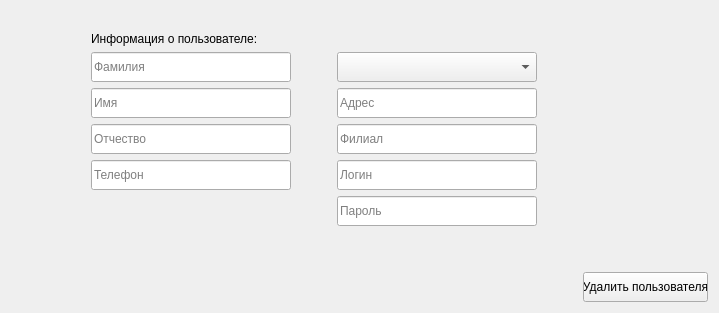
<?xml version="1.0" encoding="UTF-8"?>
<ui version="4.0">
 <class>ChangeUserDataWidget</class>
 <widget class="QWidget" name="ChangeUserDataWidget">
  <property name="geometry">
   <rect>
    <x>0</x>
    <y>0</y>
    <width>719</width>
    <height>313</height>
   </rect>
  </property>
  <property name="windowTitle">
   <string>Form</string>
  </property>
  <layout class="QHBoxLayout" name="horizontalLayout">
   <item>
    <layout class="QGridLayout" name="gridLayout_2">
     <item row="3" column="1">
      <widget class="QLineEdit" name="FirstName">
       <property name="sizePolicy">
        <sizepolicy hsizetype="Expanding" vsizetype="Minimum">
         <horstretch>0</horstretch>
         <verstretch>0</verstretch>
        </sizepolicy>
       </property>
       <property name="minimumSize">
        <size>
         <width>0</width>
         <height>30</height>
        </size>
       </property>
       <property name="placeholderText">
        <string>Имя</string>
       </property>
      </widget>
     </item>
     <item row="5" column="3">
      <widget class="QLineEdit" name="LoginLine">
       <property name="minimumSize">
        <size>
         <width>0</width>
         <height>30</height>
        </size>
       </property>
       <property name="placeholderText">
        <string>Логин</string>
       </property>
      </widget>
     </item>
     <item row="3" column="2">
      <spacer name="horizontalSpacer_2">
       <property name="orientation">
        <enum>Qt::Horizontal</enum>
       </property>
       <property name="sizeType">
        <enum>QSizePolicy::Minimum</enum>
       </property>
       <property name="sizeHint" stdset="0">
        <size>
         <width>40</width>
         <height>20</height>
        </size>
       </property>
      </spacer>
     </item>
     <item row="2" column="1">
      <widget class="QLineEdit" name="LastName">
       <property name="sizePolicy">
        <sizepolicy hsizetype="Expanding" vsizetype="Minimum">
         <horstretch>0</horstretch>
         <verstretch>0</verstretch>
        </sizepolicy>
       </property>
       <property name="minimumSize">
        <size>
         <width>200</width>
         <height>30</height>
        </size>
       </property>
       <property name="placeholderText">
        <string>Фамилия</string>
       </property>
      </widget>
     </item>
     <item row="4" column="0">
      <spacer name="horizontalSpacer_5">
       <property name="orientation">
        <enum>Qt::Horizontal</enum>
       </property>
       <property name="sizeType">
        <enum>QSizePolicy::Fixed</enum>
       </property>
       <property name="sizeHint" stdset="0">
        <size>
         <width>80</width>
         <height>20</height>
        </size>
       </property>
      </spacer>
     </item>
     <item row="3" column="4">
      <spacer name="horizontalSpacer_4">
       <property name="orientation">
        <enum>Qt::Horizontal</enum>
       </property>
       <property name="sizeType">
        <enum>QSizePolicy::Minimum</enum>
       </property>
       <property name="sizeHint" stdset="0">
        <size>
         <width>40</width>
         <height>20</height>
        </size>
       </property>
      </spacer>
     </item>
     <item row="3" column="3">
      <widget class="QLineEdit" name="Address">
       <property name="sizePolicy">
        <sizepolicy hsizetype="Expanding" vsizetype="Minimum">
         <horstretch>0</horstretch>
         <verstretch>0</verstretch>
        </sizepolicy>
       </property>
       <property name="minimumSize">
        <size>
         <width>200</width>
         <height>30</height>
        </size>
       </property>
       <property name="placeholderText">
        <string>Адрес</string>
       </property>
      </widget>
     </item>
     <item row="4" column="3">
      <widget class="QLineEdit" name="Branch">
       <property name="sizePolicy">
        <sizepolicy hsizetype="Expanding" vsizetype="Minimum">
         <horstretch>0</horstretch>
         <verstretch>0</verstretch>
        </sizepolicy>
       </property>
       <property name="minimumSize">
        <size>
         <width>200</width>
         <height>30</height>
        </size>
       </property>
       <property name="placeholderText">
        <string>Филиал</string>
       </property>
      </widget>
     </item>
     <item row="3" column="5">
      <spacer name="horizontalSpacer_3">
       <property name="orientation">
        <enum>Qt::Horizontal</enum>
       </property>
       <property name="sizeHint" stdset="0">
        <size>
         <width>40</width>
         <height>20</height>
        </size>
       </property>
      </spacer>
     </item>
     <item row="8" column="5">
      <widget class="QPushButton" name="pushButton">
       <property name="sizePolicy">
        <sizepolicy hsizetype="Minimum" vsizetype="Fixed">
         <horstretch>0</horstretch>
         <verstretch>0</verstretch>
        </sizepolicy>
       </property>
       <property name="minimumSize">
        <size>
         <width>120</width>
         <height>30</height>
        </size>
       </property>
       <property name="text">
        <string>Удалить пользователя</string>
       </property>
      </widget>
     </item>
     <item row="3" column="0">
      <spacer name="horizontalSpacer">
       <property name="orientation">
        <enum>Qt::Horizontal</enum>
       </property>
       <property name="sizeHint" stdset="0">
        <size>
         <width>40</width>
         <height>20</height>
        </size>
       </property>
      </spacer>
     </item>
     <item row="2" column="3">
      <widget class="QComboBox" name="Post">
       <property name="sizePolicy">
        <sizepolicy hsizetype="Preferred" vsizetype="Minimum">
         <horstretch>0</horstretch>
         <verstretch>0</verstretch>
        </sizepolicy>
       </property>
       <property name="minimumSize">
        <size>
         <width>200</width>
         <height>30</height>
        </size>
       </property>
       <property name="placeholderText">
        <string>Выберите должность</string>
       </property>
      </widget>
     </item>
     <item row="0" column="2">
      <spacer name="verticalSpacer">
       <property name="orientation">
        <enum>Qt::Vertical</enum>
       </property>
       <property name="sizeType">
        <enum>QSizePolicy::Expanding</enum>
       </property>
       <property name="sizeHint" stdset="0">
        <size>
         <width>20</width>
         <height>40</height>
        </size>
       </property>
      </spacer>
     </item>
     <item row="1" column="1">
      <widget class="QLabel" name="label">
       <property name="sizePolicy">
        <sizepolicy hsizetype="Preferred" vsizetype="Minimum">
         <horstretch>0</horstretch>
         <verstretch>0</verstretch>
        </sizepolicy>
       </property>
       <property name="minimumSize">
        <size>
         <width>0</width>
         <height>0</height>
        </size>
       </property>
       <property name="text">
        <string>Информация о пользователе:</string>
       </property>
      </widget>
     </item>
     <item row="7" column="2">
      <spacer name="verticalSpacer_2">
       <property name="orientation">
        <enum>Qt::Vertical</enum>
       </property>
       <property name="sizeType">
        <enum>QSizePolicy::MinimumExpanding</enum>
       </property>
       <property name="sizeHint" stdset="0">
        <size>
         <width>20</width>
         <height>40</height>
        </size>
       </property>
      </spacer>
     </item>
     <item row="4" column="1">
      <widget class="QLineEdit" name="MiddleName">
       <property name="sizePolicy">
        <sizepolicy hsizetype="Expanding" vsizetype="Minimum">
         <horstretch>0</horstretch>
         <verstretch>0</verstretch>
        </sizepolicy>
       </property>
       <property name="minimumSize">
        <size>
         <width>0</width>
         <height>30</height>
        </size>
       </property>
       <property name="placeholderText">
        <string>Отчество</string>
       </property>
      </widget>
     </item>
     <item row="5" column="1">
      <widget class="QLineEdit" name="Phone">
       <property name="sizePolicy">
        <sizepolicy hsizetype="Expanding" vsizetype="Minimum">
         <horstretch>0</horstretch>
         <verstretch>0</verstretch>
        </sizepolicy>
       </property>
       <property name="minimumSize">
        <size>
         <width>0</width>
         <height>30</height>
        </size>
       </property>
       <property name="placeholderText">
        <string>Телефон</string>
       </property>
      </widget>
     </item>
     <item row="6" column="3">
      <widget class="QLineEdit" name="PasswordLine">
       <property name="minimumSize">
        <size>
         <width>0</width>
         <height>30</height>
        </size>
       </property>
       <property name="placeholderText">
        <string>Пароль</string>
       </property>
      </widget>
     </item>
    </layout>
   </item>
  </layout>
 </widget>
 <resources/>
 <connections/>
</ui>
